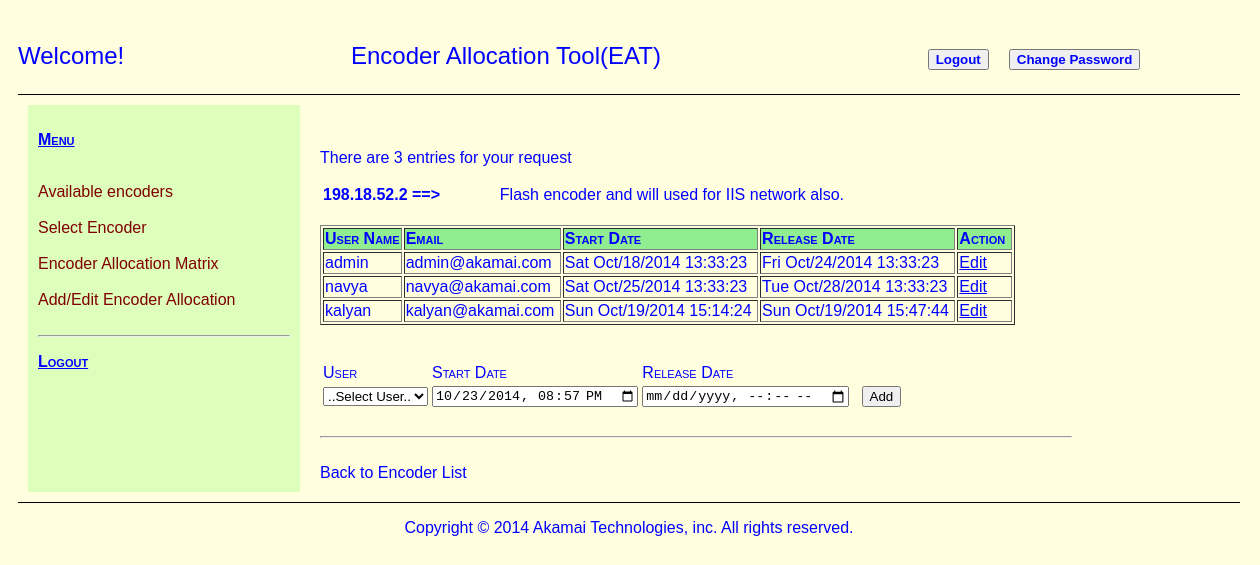
Screenshot of /index.php?content=listSelectedAllocation&encoderID=1 (signed in) with the database file from the repository.
### tables this page shows
CREATE TABLE IF NOT EXISTS `eEncoder` (
`ID` int(11) NOT NULL,
  `encoderIP` bigint(11) NOT NULL,
  `encoderInfo` varchar(1000) NOT NULL
);

CREATE TABLE IF NOT EXISTS `eEncoderAllocation` (
`ID` int(11) NOT NULL,
  `encoderID` int(11) NOT NULL,
  `userID` int(11) NOT NULL,
  `startDate` bigint(20) NOT NULL,
  `endDate` bigint(20) NOT NULL
);

CREATE TABLE IF NOT EXISTS `eUser` (
`ID` int(11) NOT NULL,
  `username` varchar(16) NOT NULL,
  `password` varchar(70) NOT NULL,
  `email` varchar(30) NOT NULL,
  `accessLevel` int(11) NOT NULL
);

### includes/listSelectedAllocation.php (the view, shortened to what this page needs)
<?php
	$encoderID = $_POST["encoderID"];
	if(!isset($encoderID)) {$encoderID = $_GET["encoderID"]; }
				$eEncoder_SQLselect = "SELECT * ";
				$eEncoder_SQLselect .= "FROM ";
				$eEncoder_SQLselect .= "eEncoder ";
				$eEncoder_SQLselect .= "WHERE ID = '".$encoderID."' ";
				$eEncoder_SQLselect_Query = mysql_query($eEncoder_SQLselect);
				while ($row = mysql_fetch_array($eEncoder_SQLselect_Query, MYSQL_ASSOC)) {
					$encoderIP = long2ip($row['encoderIP']);
					$encoderInfo = $row['encoderInfo'];
				}
				$indx = 0;
				$eEncoderAllocation_SQLselect = "SELECT a.ID, a.encoderID, b.username AS user, b.email, a.startDate, a.endDate
																						FROM eEncoderAllocation a
																						LEFT JOIN eUser b ON a.userID = b.ID
																						WHERE a.encoderID = \"$encoderID\"";
				$eEncoderAllocation_SQLselect_Query = mysql_query($eEncoderAllocation_SQLselect);
				while ($row = mysql_fetch_array($eEncoderAllocation_SQLselect_Query, MYSQL_ASSOC)) {
					$personArray[$indx]['ID'] = $row['ID'];
					$personArray[$indx]['user'] = $row['user'];
					$personArray[$indx]['email'] = $row['email'];
					$personArray[$indx]['startDate'] = $row['startDate'];
					$personArray[$indx]['endDate'] = $row['endDate'];
					$indx++;
				}
				$numAllocations = sizeof($personArray);
				echo '<p> There are '.$numAllocations.'&nbsp;entries for your request';
			echo 	  '<table>
							<tr valign="top">
								<td style=" font-size: 24;
												font-weight: bold;"
												>
										'.$encoderIP.' ==>
								</td>
								<td align="right" width="400">
										'.$encoderInfo.'
								</td>
							</tr>
						</table><br />';
			echo '<table  border="1" padding="5">';
				echo '<tr class="tableHeader1">
							<td>User Name</td>
							<td>Email</td>
							<td>Start Date</td>
							<td>Release Date</td>';
				if (isset($accessLevel) AND $accessLevel >= 21) {
					echo '<td>Action&nbsp;</td>';
				}
				echo '</tr>	';
				for ($indx = 0; $indx < $numAllocations; $indx++) {
					$thisAllocationID = $personArray[$indx]['ID'];
					$personEditLink = '<a href="index.php
					?content=allocationEditForm
					&allocationID='.$thisAllocationID.'"><u>Edit</u></a>';
  					if (($indx % 2) == 1) {$rowClass = $tdOdd; } else { $rowClass = $tdEven; }
					echo '<tr '.$rowClass.' height="20">
								<td>'.$personArray[$indx]['user'].'&nbsp;</td>
								<td>'.$personArray[$indx]['email'].'&nbsp;</td>
								<td>'.date('D M/d/Y H:i:s',$personArray[$indx]['startDate']).'&nbsp;</td>
								<td>'.date('D M/d/Y H:i:s',$personArray[$indx]['endDate']).'&nbsp;</td>';
					if (isset($accessLevel) AND $accessLevel >= 21) {
							echo '<td>'.$personEditLink.'&nbsp;</td>';
					}
					echo '</tr>	';
				}
			echo '</table>';
			if (isset($accessLevel) AND $accessLevel >= 21)
			 {
							include_once("includes/allocationAddForm.php");
							}
echo '<br /><hr align=left style="width:750px"/><br />';
echo '<a href="index.php?content=availableEncoders">Back to Encoder List</a>';
?>

### index.php (shortened to what this page needs)
<?php
			include('./config/dbConfig.php');
			$dbSuccess = false;
			$dbConnected = mysql_connect($db['hostname'],$db['username'],$db['password']);
			if ($dbConnected) {
				$dbSelected = mysql_select_db($db['database'],$dbConnected);
				if ($dbSelected) {
					$dbSuccess = true;
				}
			}
	if ($dbSuccess) {
			$menuFile = '';
			$contentFile = '';
			$loginAuthorised = ($_COOKIE["loginAuthorised"] == "loginAuthorised");
			if ($loginAuthorised)
			 {
						$accessLevel = $_COOKIE["accessLevel"];
						$status = $_GET['status'];
						if (isset($status) AND ($status == "logout"))
						{
							if(insertLogout())
							{
								setcookie("loginAuthorised", "", time()-7200,"/");
								header("Location: index.php");
							}
						}	else
						 {
						 			$settingsFile='includes/settings.php';
									$menuFile = 'includes/encoderMenu.php';
									$contentCode = $_GET['content'];
									switch ($contentCode)
									 {
								   				case "listSelectedAllocation":
								   				$contentFile = "includes/listSelectedAllocation.php";
								        		break;
									}
							}
					}
	}
	else
	{
			$contentMsg = 'No database connection.';
	}
?>
<!DOCTYPE HTML PUBLIC "-//W3C//DTD HTML 4.01 Transitional//EN" "http://www.w3.org/TR/html4/loose.dtd">
<html>
<head>
	<link rel="stylesheet" href="css/encoder_layout.css" type="text/css" />
	<link rel="stylesheet" href="css/encoder_style.css" type="text/css" />
</head>
<body>
  <div id="outerWrapper">
		    <div id="header">
				<?php
				if (file_exists($settingsFile)) {include_once($settingsFile);}
				else echo '<p>Encoder Allocation Tool(EAT)</p>';
				?>
		    </div>
    		<div id="innerWrapper">
    		<?php
    		if (file_exists($menuFile)) {
      	echo '	<div id="menuColumn">
					<p style="color: blue; font-weight: bolder;font-variant: small-caps"><u>Menu</u></p>
					      			<br />';
					      			include($menuFile);
					      			echo '</div>';
      			}
      			?>
      		<div  id="contentColumn">
        			      			<br />
      			<?php
      				if (file_exists($contentFile)) {include($contentFile);}
      			?>
      		</div>
    		</div>
		    <div id="footer">
		      		      <p>Copyright &copy; 2014 Akamai Technologies, inc.  All rights reserved.
		    </p>
		    </div>
  </div>
</body>
</html>

### includes/settings.php (shortened to what this page needs)
<?php
				echo '<p align=left>Welcome';
				echo '!&nbsp;&nbsp;&nbsp;&nbsp;&nbsp;&nbsp;&nbsp;&nbsp;&nbsp;&nbsp;&nbsp;&nbsp;&nbsp;&nbsp;&nbsp;&nbsp;
				&nbsp;&nbsp;&nbsp;&nbsp;&nbsp;&nbsp;&nbsp;&nbsp;&nbsp;&nbsp;&nbsp;&nbsp;&nbsp;&nbsp;&nbsp;&nbsp;
				Encoder Allocation Tool(EAT)';
				echo '&nbsp;&nbsp;&nbsp;&nbsp;&nbsp;&nbsp;&nbsp;&nbsp;&nbsp;&nbsp;&nbsp;&nbsp;&nbsp;&nbsp;&nbsp;&nbsp;
							&nbsp;&nbsp;&nbsp;&nbsp;&nbsp;&nbsp;&nbsp;&nbsp;&nbsp;&nbsp;&nbsp;&nbsp;&nbsp;&nbsp;&nbsp;&nbsp;
							<button type=submit>
 							<a href="index.php?status=logout ">
							<span class="settings">Logout</span>
							</a></button>';
				echo '<button type=submit>
 							<a href="index.php?content=changePassword ">
							<span class="settings">Change Password</span>
							</a></button>';
				echo '</p>';
?>

### includes/encoderMenu.php (shortened to what this page needs)
<?php
echo '<a href="index.php?content=availableEncoders">
				<span class="header ">Available encoders</span>
</a>
<br /><br />
<a href="index.php?content=selectEncoder">
				<span class="header ">Select Encoder</span>
</a>
<br /><br />
<a href="index.php?content=encoderAllocation">
				<span class="header ">Encoder Allocation Matrix</span>
</a>
<br /><br />
<a href="index.php?content=addEditEncoderAllocation">
				<span class="header ">Add/Edit Encoder Allocation</span>
</a>
<br /><br />
';
echo '<hr align=left style="width:250px"/>
 <a href="index.php?status=logout ">
			<span class="header"><p style="color: blue; font-weight: bolder;font-variant: small-caps"><u>Logout</u></p></span>
			</a>';
	echo '<br /><br />';
?>

### includes/allocationAddForm.php (shortened to what this page needs)
<?php
								$dateVal = gmdate("Y-m-d\TH:i",time());
								$fld_startDate = '<input type="datetime-local" name="startDate"  value="'.$dateVal.'" " size="10" maxlength="50" required/>';
								$fld_endDate = '<input type="datetime-local" name="endDate"   size="10" maxlength="50" required/>';
										$username_SQL =  "SELECT username,ID FROM eUser WHERE accessLevel = 21 ORDER BY username ";
										$username_SQL_Query = mysql_query($username_SQL);
										$fld_username = '<select name="username">';
										$fld_username .= '<option value="0"  selected="selected">..Select User..</option>';
										while ($row = mysql_fetch_array($username_SQL_Query, MYSQL_ASSOC)) {
											    $userID = $row['ID'];
											    $userName = $row['username'];
											    $fld_username .= "<option value=".$userID.">".$userName."</option>";
											}
										$fld_username .= '</select>';
							echo '<form name="allocationInsert" action="index.php?content=listSelectedAllocation" method="post">';
								echo '<table>';
											echo ' <br /><br /><tr style="font-variant:small-caps">
														<td>User</td>
														<td>Start Date</td>
														<td>Release Date</td>
														</tr>';
										echo '<tr>
												<td>'.$fld_username.'</td>
												<td>'.$fld_startDate.'</td>
												<td>'.$fld_endDate.'</td>
												<td>&nbsp;&nbsp;<input type="submit" value="Add" /></td>
											</tr>	';
								echo '</table>';
							echo '</form>';
?>

### css/encoder_layout.css (style rules this page uses)
#header { text-align: center; font-size: 18pt; border-bottom: 1px solid black ; }
#outerWrapper { border-spacing: 10px; display: table; }
#innerWrapper { border-spacing: 10px; display: table; }
#menuColumn { display: table-cell; padding: 10px; vertical-align: top; background-color: #DDFFBB; min-width: 140px; min-height: 500px; }
#contentColumn { display: table-cell; padding: 10px; vertical-align: top; min-width: 900px; min-height: 500px; }
#footer { text-align: center; border-top: 1px solid black ; }

### css/encoder_style.css (style rules this page uses)
body { font-family: arial, helvetica, sans-serif; color:#0000FF; text-decoration: none; background-color: lightyellow; }
a { color:#0000FF; text-decoration: none; }
.tableHeader1 { background-color: lightgreen ; color: blue; font-weight: bolder; font-variant: small-caps; }
a .header { color: maroon; font-weight: normal; }
a .settings { color: blue; font-weight: bolder; }

### rows the page displays
eencoder: encoderIP "198.18.52.2", encoderInfo "Flash encoder and will used for IIS network also."
eencoderallocation: userID.username "admin", userID.email "admin@akamai.com", startDate "Sat Oct/18/2014 13:33:23", endDate "Fri Oct/24/2014 13:33:23"
eencoderallocation: userID.username "navya", userID.email "navya@akamai.com", startDate "Sat Oct/25/2014 13:33:23", endDate "Tue Oct/28/2014 13:33:23"
eencoderallocation: userID.username "kalyan", userID.email "kalyan@akamai.com", startDate "Sun Oct/19/2014 15:14:24", endDate "Sun Oct/19/2014 15:47:44"

### other values shown
$numAllocations "3"
